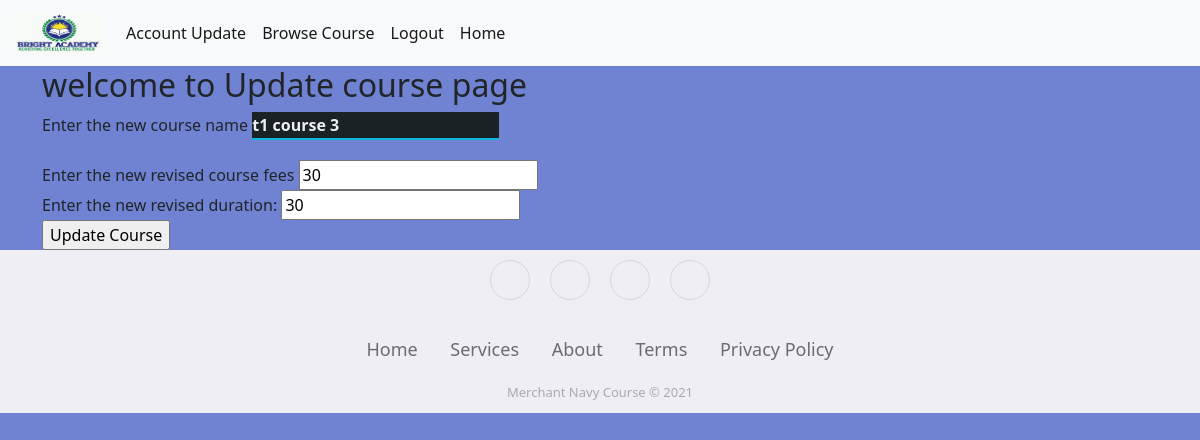
/update/11 (signed in), run on the app's committed database.
### project/models.py (models this page shows, shortened)
class Course(db.Model):
    __tablename__ = 'course'
    course_id = db.Column(db.Integer, primary_key=True)
    course_name = db.Column(db.String(100))
    course_instructor = db.Column(db.String(50), db.ForeignKey('user.id'), nullable=False)
    course_fee = db.Column(db.Integer)
    course_created = db.Column(db.DateTime, nullable=False, default=datetime.utcnow)
    course_duration = db.Column(db.Integer, nullable=False)
    course_student = db.relationship('Student', backref='s_course', lazy='select')

### project/course/views.py (the view)
@course_blueprint.route('/update/<course_id>', methods=['GET', 'POST'])
@login_required
def update_course(course_id):
    print("Inside Upate Course Method and course id is ", course_id)
    update_form = UpdateCourseForm()
    course_details = Course.query.filter_by(course_id=course_id).first()  # get course details by using its ID
    if update_form.validate_on_submit():
        print("Inside IF Statement")
        course_details.course_name = update_form.course_name.data
        course_details.course_fee = update_form.course_fee.data
        course_details.course_duration = update_form.course_duration.data
        print("COurse New Details are :")
        db.session.commit()  # update doesn't require to add before committing
        return "Update in Else"
    elif request.method == 'GET':
        print("Inside ELSE Statement")
        update_form.course_name.data = course_details.course_name  # pre-fill the course_name
        update_form.course_fee.data = course_details.course_fee  # pre-fill the course fee
        update_form.course_duration.data = course_details.course_duration  # pre-fill the course duration
        return render_template('update_course.html', form=update_form)

### project/course/forms.py
class UpdateCourseForm(FlaskForm, UserMixin):
    course_name = StringField("Enter the new course name")
    course_fee = IntegerField("Enter the new revised course fees")
    course_duration = IntegerField("Enter the new revised duration: ")
    submit = SubmitField("Update Course")

### project/models.py (called while the page is built)
@login_manager.user_loader
def load_user(user_id):
    return User.query.get(user_id)

### project/course/templates/course/update_course.html (shortened to what this page needs)
<!DOCTYPE html>
{% extends "base.html" %}
{% block content %}
<div class="container">
<h2> welcome to Update course page</h2>
<form method="POST">
    {{ form.course_name.label }} {{ form.course_name }}<br>
    {{ form.course_fee.label }} {{ form.course_fee }}<br>
    {{ form.course_duration.label }} {{ form.course_duration }}<br>
    {{ form.submit }}
</form>
    </div>
{% endblock %}

### project/static/styles/mainpage.css (style rules this page uses)
body { background-color: #7082d2; }
input[type=text] { background-color: #1A2226; border: none; border-bottom: 2px solid #0DB8DE; border-top: 0px; border-radius: 0px; font-weight: bold; outline: 0; margin-bottom: 20px; padding-left: 0px; color: #ECF0F5; }
* { box-sizing: border-box; }

### data on the page
Course: course_name "t1 course 3", course_fee "30", course_duration "30"
